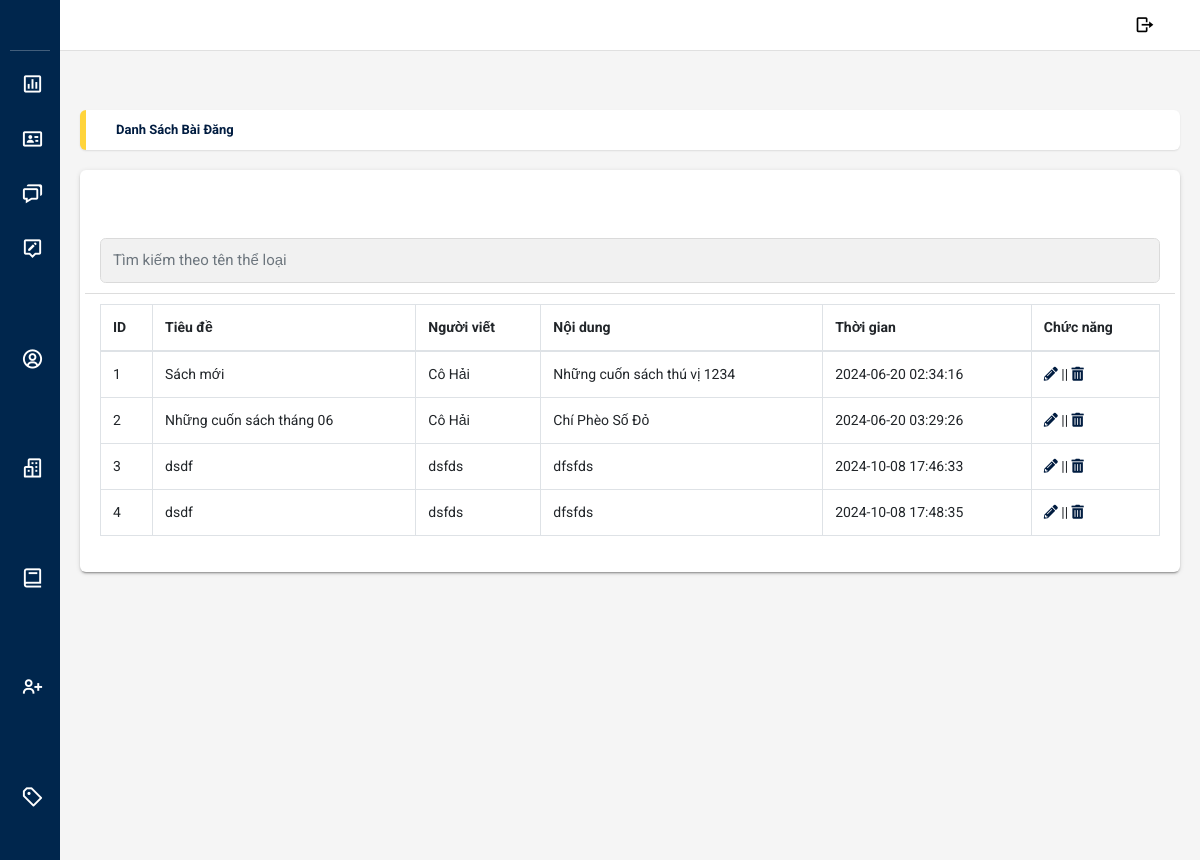
Page /admin/index.php?action=danhsachbaidang (signed in) on the committed database.
### tables this page shows
CREATE TABLE `post` (
  `id` int(11) NOT NULL,
  `title` varchar(255) NOT NULL,
  `content` text NOT NULL,
  `author` varchar(100) DEFAULT NULL,
  `created_at` timestamp NOT NULL DEFAULT current_timestamp()
);

### class/post.php (called while the page is built, shortened)
<?php
require_once(__DIR__ . '/../lib/database.php');
require_once(__DIR__ . '/../helper/format.php');
class post
{
    private $db;
    private $fm;
    public function __construct()
    {
        $this->db = new Database();
        $this->db->connect();
        $this->fm = new Format();
    }
    public function search($keyword = '') {
        $keyword = $this->fm->validation($keyword);
        $keyword = mysqli_real_escape_string($this->db->conn, $keyword);
        if (!empty($keyword)) {
            $query = "SELECT * FROM post WHERE title LIKE '%$keyword%'";
        } else {
            $query = "SELECT * FROM post";
        }
        return $this->db->select($query);
    }
}
?>

### lib/database.php (called while the page is built, shortened)
<?php
class Database {
    public $conn;
    public function connect() {
        $servername = "localhost";
        $username = "admin";
        $password = "Anhemnhom8";
        $dbname = "library";
        $this->conn = new mysqli($servername, $username, $password, $dbname);
    }
    public function select($query) {
        $result = $this->conn->query($query) or die($this->conn->error . __LINE__);
        if ($result->num_rows > 0) {
            return $result;
        } else {
            return false;
        }
    }
}
?>

### helper/format.php (called while the page is built, shortened)
<?php
class Format{
public function validation($data){
    $data = trim($data);
    $data = stripcslashes($data);
    $data = htmlspecialchars($data);
    return $data;
}
}
?>

### admin/view/post/list.php (the view, shortened to what this page needs)
<?php require_once($_SERVER['DOCUMENT_ROOT'] . '/Project_Test_10624/admin/header.php'); ?>
<?php require_once($_SERVER['DOCUMENT_ROOT'] . '/Project_Test_10624/class/post.php'); ?>
<?php
$post = new post();
$keyword = isset($_GET['keyword']) ? $_GET['keyword'] : '';
$results = $post->search($keyword);
?>
<main class="app-content">
    <div class="app-title">
        <ul class="app-breadcrumb breadcrumb side">
            <li class="breadcrumb-item active"><a href="#"><b>Danh sách bài đăng</b></a></li>
        </ul>
    </div>
    <div class="row">
        <div class="col-md-12">
            <div class="tile">
                <div class="tile-body">
                <div class="row element-button">
                    <div class="container mt-5">
                        <input class="form-control" type="search" id="search" placeholder="Tìm kiếm theo tên thể loại" aria-label="Search" value="<?php echo htmlspecialchars($keyword); ?>">
                    </div>
                </div>
                    <table class="table table-hover table-bordered" id="sampleTable">
                        <thead>
                            <tr>
                                <th>ID</th>
                                <th>Tiêu đề</th>
                                <th>Người viết</th>
                                <th>Nội dung</th>
                                <th>Thời gian</th>
                                <th>Chức năng</th>
                            </tr>
                        </thead>
                        <tbody id="postTableBody">
                            <?php if ($results) : while ($row = $results->fetch_assoc()) : ?>
                                <tr>
                                    <td><?= $row['id']; ?></td>
                                    <td><?= $row['title']; ?></td>
                                    <td><?= $row['author']; ?></td>
                                    <td><?= $row['content']; ?></td>
                                    <td><?= $row['created_at']; ?></td>
                                    <td>
                                        <a href="view/post/edit.php?id=<?= $row['id']; ?>" title="Sửa"><i class="fas fa-pencil-alt"></i></a> ||
                                        <a href="view/post/delete.php?id=<?= $row['id']; ?>" title="Xóa" onclick="return confirm('Bạn có chắc muốn xóa?')"><i class="fas fa-trash-alt"></i></a>
                                    </td>
                                </tr>
                            <?php endwhile; endif; ?>
                        </tbody>
                    </table>
                </div>
            </div>
        </div>
    </div>
</main>
</body>
</html>

### admin/public/css/css_header.css (style rules this page uses)
.app-content { margin-left: 60px; padding: 10px; transition: margin-left 0.3s ease; }
.app-content { margin-top: 60px; }

### rows in the picture
post: id "1", title "Sách mới", author "Cô Hải", content "Những cuốn sách thú vị 1234", created_at "2024-06-20 02:34:16"
post: id "2", title "Những cuốn sách tháng 06", author "Cô Hải", content "Chí Phèo Số Đỏ", created_at "2024-06-20 03:29:26"
post: id "3", title "dsdf", author "dsfds", content "dfsfds", created_at "2024-10-08 17:46:33"
post: id "4", title "dsdf", author "dsfds", content "dfsfds", created_at "2024-10-08 17:48:35"
